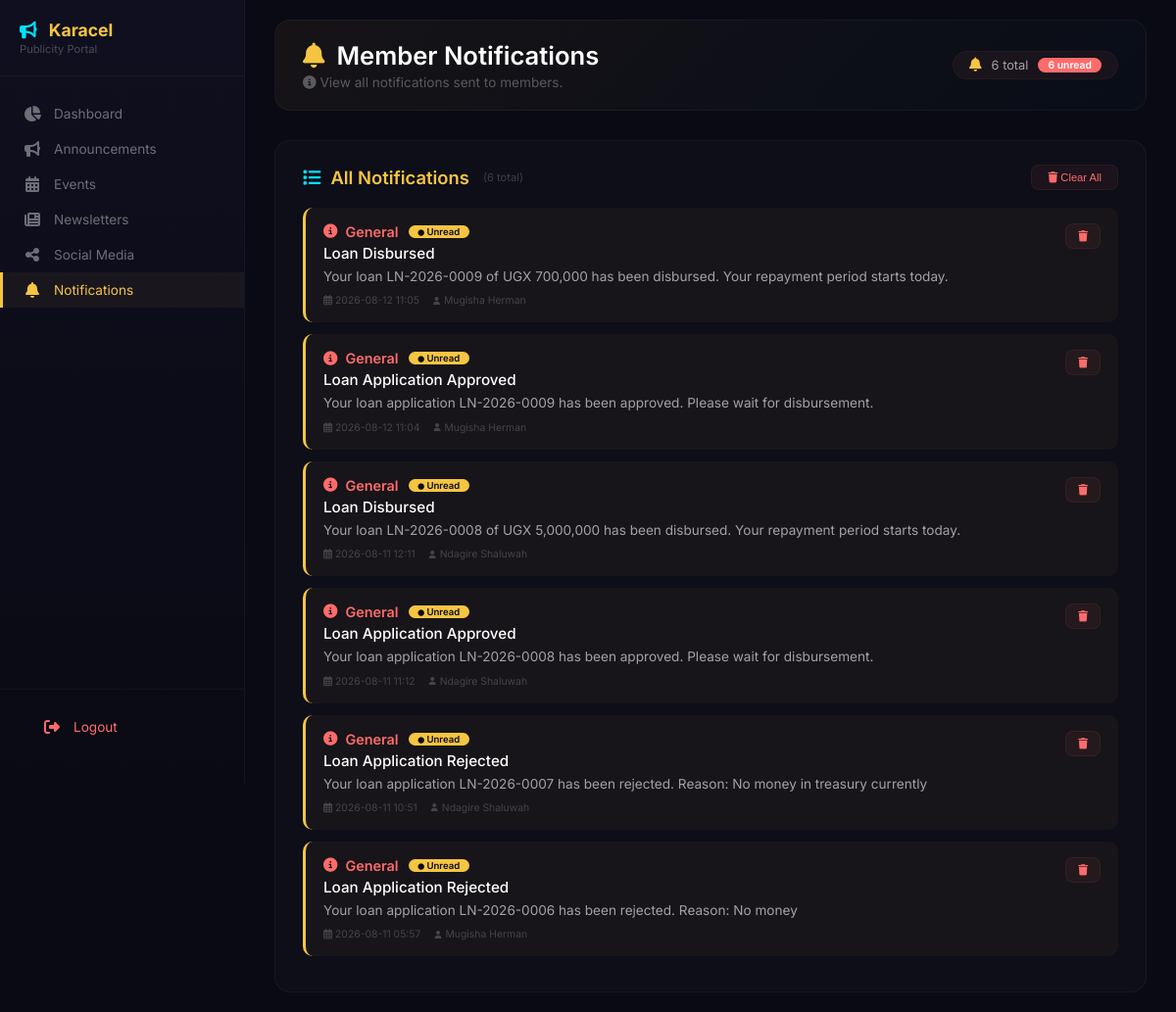
The app's page /publicity/notifications (signed in), older data.
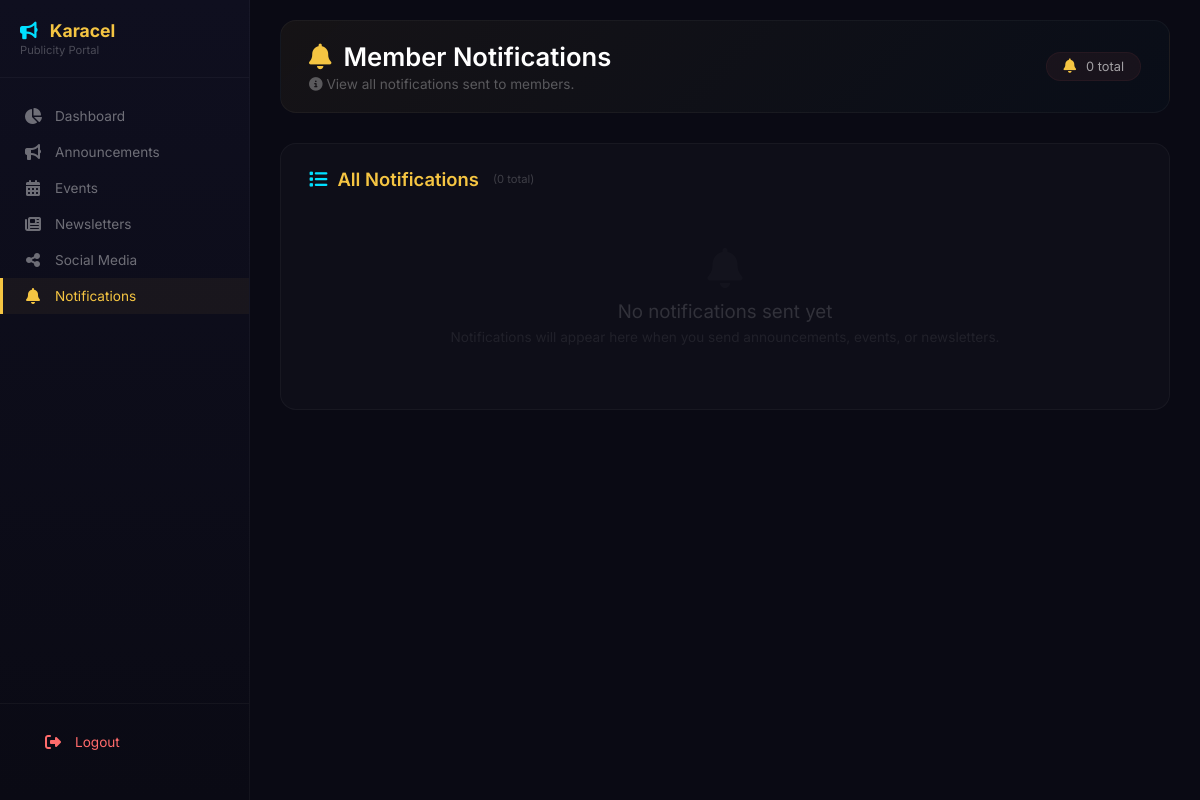
The same page, newer data.
### tables this page shows
CREATE TABLE notifications (
        id INTEGER PRIMARY KEY AUTOINCREMENT,
        user_id INTEGER NOT NULL,
        title TEXT NOT NULL,
        message TEXT NOT NULL,
        notification_type TEXT DEFAULT 'general',
        is_read INTEGER DEFAULT 0,
        created_at TIMESTAMP DEFAULT CURRENT_TIMESTAMP, type TEXT DEFAULT 'general', link TEXT,
        FOREIGN KEY (user_id) REFERENCES users(id)
    );

CREATE TABLE users (
        id INTEGER PRIMARY KEY AUTOINCREMENT,
        full_name TEXT NOT NULL,
        gender TEXT,
        dob TEXT,
        sacco_number TEXT UNIQUE NOT NULL,
        email TEXT,
        phone TEXT,
        address TEXT,
        password TEXT NOT NULL,
        role TEXT DEFAULT 'member',
        status TEXT DEFAULT 'active',
        savings_balance REAL DEFAULT 0,
        next_of_kin_name TEXT,
        relationship TEXT,
        next_of_kin_phone TEXT,
        registration_date TIMESTAMP DEFAULT CURRENT_TIMESTAMP
    , kai_shares INTEGER DEFAULT 0, ks_shares INTEGER DEFAULT 0, kac_paid INTEGER DEFAULT 0, kac_paid_date TEXT, registration_fee_paid INTEGER DEFAULT 0, registration_fee_paid_date TEXT);

### app.py (the view)
@app.route("/publicity/notifications")
def publicity_notifications():
    if session.get("role") not in ["publicity", "secretary", "treasurer", "admin"]:
        flash('Access denied', 'danger')
        return redirect("/login")
    conn = get_db()
    conn.row_factory = sqlite3.Row
    try:
        notifications = conn.execute("""
            SELECT n.*, u.full_name as member_name
            FROM notifications n
            JOIN users u ON n.user_id = u.id
            ORDER BY n.created_at DESC
            LIMIT 100
        """).fetchall()
    except sqlite3.Error as e:
        flash(f'Database error: {str(e)}', 'danger')
        return redirect("/publicity/dashboard")
    finally:
        conn.close()
    return render_template("publicity/publicity-notifications.html", notifications=notifications)

### app.py (called while the page is built)
def get_db():
    conn = sqlite3.connect("sacco.db")
    conn.row_factory = sqlite3.Row
    return conn

@app.context_processor
def inject_globals():
    from datetime import datetime
    completed_loans = 0
    try:
        if 'user_id' in session:
            role = session.get('role', '')
            if role in ['treasurer', 'admin', 'chairperson']:
                db = get_db()
                completed_loans = db.execute("SELECT COUNT(*) FROM loans WHERE status = 'completed'").fetchone()[0]
                db.close()
    except Exception as e:
        print(f"Error getting completed_loans: {e}")
    return {
        'now': datetime.now(),
        'completed_loans': completed_loans
    }

### templates/publicity/publicity-notifications.html (shortened to what this page needs)
{% extends "publicity/publicity-base.html" %}
{% block content %}
<div class="publicity-notifications">
    <div style="display:flex; justify-content:space-between; align-items:center; flex-wrap:wrap; margin-bottom:30px; background:linear-gradient(135deg, rgba(245,197,66,0.05), rgba(0,224,255,0.02)); border-radius:16px; padding:20px 28px; border:1px solid rgba(255,255,255,0.04);">
        <div>
            <h1 style="font-size:1.6rem; font-weight:600; margin:0; display:flex; align-items:center; gap:12px;">
                <i class="fas fa-bell" style="color:#f5c542;"></i>
                Member Notifications
            </h1>
            <p style="color:rgba(255,255,255,0.3); margin:4px 0 0; font-size:0.85rem;">
                <i class="fas fa-info-circle"></i> View all notifications sent to members.
            </p>
        </div>
        <div style="display:flex; align-items:center; gap:10px; background:rgba(255,107,107,0.06); padding:6px 16px; border-radius:30px; border:1px solid rgba(255,107,107,0.06);">
            <i class="fas fa-bell" style="color:#f5c542; font-size:0.9rem;"></i>
            <span style="color:rgba(255,255,255,0.6); font-size:0.8rem;">{{ notifications|length }} total</span>
            {% set unread_count = notifications|selectattr('is_read', 'equalto', 0)|list|length %}
            {% if unread_count > 0 %}
                <span style="background:#ff6b6b; color:#fff; padding:1px 10px; border-radius:20px; font-size:0.65rem; font-weight:600;">{{ unread_count }} unread</span>
            {% endif %}
        </div>
    </div>
    <div style="background:rgba(255,255,255,0.02); border:1px solid rgba(255,255,255,0.04); border-radius:16px; padding:24px 28px;">
        <div style="display:flex; justify-content:space-between; align-items:center; margin-bottom:18px;">
            <h3 style="color:#f5c542; font-size:1.15rem; font-weight:600; margin:0; display:flex; align-items:center; gap:10px;">
                <i class="fas fa-list" style="color:#00e0ff;"></i>
                All Notifications
                <span style="font-size:0.7rem; color:rgba(255,255,255,0.2); font-weight:400; margin-left:4px;">
                    ({{ notifications|length }} total)
                </span>
            </h3>
            {% if notifications %}
                <form method="POST" action="/publicity/notifications/clear">
                    <button type="submit" onclick="return confirm('Clear all notifications? This cannot be undone.')" style="background:rgba(255,107,107,0.06); border:1px solid rgba(255,107,107,0.08); color:#ff6b6b; padding:6px 16px; border-radius:8px; cursor:pointer; font-size:0.7rem; transition:all 0.3s;" onmouseover="this.style.background='rgba(255,107,107,0.12)'" onmouseout="this.style.background='rgba(255,107,107,0.06)'">
                        <i class="fas fa-trash"></i> Clear All
                    </button>
                </form>
            {% endif %}
        </div>
        {% if notifications %}
            {% for notification in notifications %}
            <div style="background:rgba(255,255,255,0.02); border-radius:10px; padding:16px 18px; margin-bottom:12px; border-left:3px solid {% if notification.type == 'announcement' %}#f5c542{% elif notification.type == 'event' %}#00e0ff{% elif notification.type == 'newsletter' %}#4ade80{% else %}#ff6b6b{% endif %}; {% if not notification.is_read %}background:rgba(245,197,66,0.04); border-left-color:#f5c542;{% endif %} transition:all 0.2s;" onmouseover="this.style.background='rgba(255,255,255,0.04)'" onmouseout="this.style.background='rgba(255,255,255,0.02){% if not notification.is_read %};background:rgba(245,197,66,0.04){% endif %}'">
                    <div style="display:flex; justify-content:space-between; align-items:flex-start; flex-wrap:wrap; gap:10px;">
                        <div style="flex:1; min-width:150px;">
                            <div style="display:flex; align-items:center; gap:10px; flex-wrap:wrap; margin-bottom:4px;">
                                <div style="display:flex; align-items:center; gap:8px;">
                                    {% if notification.type == 'announcement' %}
                                        <i class="fas fa-bullhorn" style="color:#f5c542; font-size:0.9rem;"></i>
                                        <span style="color:#f5c542; font-weight:600; font-size:0.9rem;">Announcement</span>
                                    {% elif notification.type == 'event' %}
                                        <i class="fas fa-calendar-alt" style="color:#00e0ff; font-size:0.9rem;"></i>
                                        <span style="color:#00e0ff; font-weight:600; font-size:0.9rem;">Event</span>
                                    {% elif notification.type == 'newsletter' %}
                                        <i class="fas fa-newspaper" style="color:#4ade80; font-size:0.9rem;"></i>
                                        <span style="color:#4ade80; font-weight:600; font-size:0.9rem;">Newsletter</span>
                                    {% else %}
                                        <i class="fas fa-info-circle" style="color:#ff6b6b; font-size:0.9rem;"></i>
                                        <span style="color:#ff6b6b; font-weight:600; font-size:0.9rem;">General</span>
                                    {% endif %}
                                </div>
                                {% if not notification.is_read %}
                                    <span style="background:#f5c542; color:#0a0a14; padding:1px 10px; border-radius:12px; font-size:0.6rem; font-weight:600;">
                                        <i class="fas fa-circle" style="font-size:0.4rem;"></i> Unread
                                    </span>
                                {% else %}
                                    <span style="color:rgba(255,255,255,0.15); font-size:0.6rem;">
                                        <i class="fas fa-check-circle" style="color:#4ade80;"></i> Read
                                    </span>
                                {% endif %}
                            </div>
                            <div style="color:#fff; font-size:0.95rem; font-weight:500; margin-top:4px;">{{ notification.title }}</div>
                            <div style="color:rgba(255,255,255,0.6); font-size:0.85rem; margin-top:4px; line-height:1.5;">{{ notification.message }}</div>
                            <div style="font-size:0.65rem; color:rgba(255,255,255,0.2); margin-top:8px; display:flex; align-items:center; gap:14px; flex-wrap:wrap;">
                                <span><i class="far fa-calendar-alt"></i> {{ notification.created_at[:16] }}</span>
                                <span style="display:flex; align-items:center; gap:4px;">
                                    <i class="fas fa-user" style="font-size:0.5rem;"></i>
                                    <span>{{ notification.member_name|default('Member') }}</span>
                                </span>
                            </div>
                        </div>
                        <form method="POST" action="/publicity/notification/delete/{{ notification.id }}" style="margin-left:10px;">
                            <button type="submit" onclick="return confirm('Delete this notification?')" style="background:rgba(255,107,107,0.06); border:1px solid rgba(255,107,107,0.08); color:#ff6b6b; padding:6px 12px; border-radius:8px; cursor:pointer; font-size:0.7rem; transition:all 0.3s;" onmouseover="this.style.background='rgba(255,107,107,0.12)'" onmouseout="this.style.background='rgba(255,107,107,0.06)'">
                                <i class="fas fa-trash"></i>
                            </button>
                        </form>
                    </div>
                </div>
            {% endfor %}
        {% else %}
            <div style="text-align:center; padding:40px 20px; color:rgba(255,255,255,0.08);">
                <i class="fas fa-bell" style="font-size:2.5rem; display:block; margin-bottom:12px; opacity:0.3;"></i>
                <h3 style="color:rgba(255,255,255,0.15); margin:0 0 6px 0; font-weight:400;">No notifications sent yet</h3>
                <p style="margin:0; font-size:0.85rem;">Notifications will appear here when you send announcements, events, or newsletters.</p>
            </div>
        {% endif %}
    </div>
</div>
{% endblock %}

### templates/publicity/publicity-base.html (shortened to what this page needs)
<!DOCTYPE html>
<html lang="en">
<head>
    <link rel="stylesheet" href="https://cdnjs.cloudflare.com/ajax/libs/font-awesome/6.4.0/css/all.min.css">
</head>
<body>
    <nav class="publicity-sidebar">
        <div class="sidebar-brand">
            <h2><i class="fas fa-bullhorn"></i> Karacel</h2>
            <span>Publicity Portal</span>
        </div>
        <a class="publicity-nav-item {% if request.path == '/publicity/dashboard' %}active{% endif %}" href="/publicity/dashboard">
            <i class="fas fa-chart-pie"></i> Dashboard
        </a>
        <a class="publicity-nav-item {% if request.path == '/publicity/announcements' %}active{% endif %}" href="/publicity/announcements">
            <i class="fas fa-bullhorn"></i> Announcements
        </a>
        <a class="publicity-nav-item {% if request.path == '/publicity/events' %}active{% endif %}" href="/publicity/events">
            <i class="fas fa-calendar-alt"></i> Events
        </a>
        <a class="publicity-nav-item {% if request.path == '/publicity/newsletters' %}active{% endif %}" href="/publicity/newsletters">
            <i class="fas fa-newspaper"></i> Newsletters
        </a>
        <a class="publicity-nav-item {% if request.path == '/publicity/social' %}active{% endif %}" href="/publicity/social">
            <i class="fas fa-share-alt"></i> Social Media
        </a>
        <a class="publicity-nav-item {% if request.path == '/publicity/notifications' %}active{% endif %}" href="/publicity/notifications">
            <i class="fas fa-bell"></i> Notifications
        </a>
        <div class="sidebar-footer">
            <a href="/logout" class="publicity-nav-item" style="color: #ff6b6b;">
                <i class="fas fa-sign-out-alt"></i> Logout
            </a>
        </div>
    </nav>
    <div class="publicity-main-content">
        {% block content %}{% endblock %}
    </div>
</body>
</html>

### templates/publicity/publicity-base.html (style rules this page uses)
* { margin: 0; padding: 0; box-sizing: border-box; }
body { font-family: 'Inter', sans-serif; background: #0a0a14; color: #fff; min-height: 100vh; display: flex; }
.publicity-sidebar { width: 250px; min-height: 100vh; background: linear-gradient(180deg, #0f0f1f, #0a0a14); border-right: 1px solid rgba(255,255,255,0.04); padding: 20px 0; position: sticky; top: 0; height: 100vh; overflow-y: auto; flex-shrink: 0; display: flex; flex-direction: column; }
.sidebar-brand { padding: 0 20px 20px; border-bottom: 1px solid rgba(255,255,255,0.04); margin-bottom: 20px; }
.sidebar-brand h2 { font-size: 1.1rem; font-weight: 700; color: #f5c542; }
.sidebar-brand h2 i { color: #00e0ff; margin-right: 8px; }
.sidebar-brand span { display: block; font-size: 0.7rem; color: rgba(255,255,255,0.25); margin-top: 2px; }
.publicity-nav-item { display: flex; align-items: center; gap: 12px; padding: 10px 20px; color: rgba(255,255,255,0.4); text-decoration: none; transition: all 0.3s ease; cursor: pointer; border-left: 3px solid transparent; font-size: 0.85rem; }
.publicity-nav-item.active { color: #f5c542; background: rgba(245,197,66,0.05); border-left-color: #f5c542; }
.publicity-nav-item i { width: 20px; text-align: center; font-size: 1rem; }
.sidebar-footer { margin-top: auto; padding: 20px; border-top: 1px solid rgba(255,255,255,0.04); }
.sidebar-footer .publicity-nav-item { color: #ff6b6b; }
.publicity-main-content { flex: 1; padding: 20px 30px; max-width: 1400px; margin: 0 auto; width: 100%; }

Row changes from the older to the newer data that the page shows:
removed notifications: type "general" (drawn), is_read 0 (drawn), title "Loan Disbursed", message "Your loan LN-2026-0009 of UGX 700,000 has been disbursed. Your repayment period starts today.", created_at "2026-08-12 11:05", member_name "Mugisha Herman"
removed notifications: type "general" (drawn), is_read 0 (drawn), title "Loan Application Approved", message "Your loan application LN-2026-0009 has been approved. Please wait for disbursement.", created_at "2026-08-12 11:04", member_name "Mugisha Herman"
removed notifications: type "general" (drawn), is_read 0 (drawn), title "Loan Disbursed", message "Your loan LN-2026-0008 of UGX 5,000,000 has been disbursed. Your repayment period starts today.", created_at "2026-08-11 12:11", member_name "Ndagire Shaluwah"
removed notifications: type "general" (drawn), is_read 0 (drawn), title "Loan Application Approved", message "Your loan application LN-2026-0008 has been approved. Please wait for disbursement.", created_at "2026-08-11 11:12", member_name "Ndagire Shaluwah"
removed notifications: type "general" (drawn), is_read 0 (drawn), title "Loan Application Rejected", message "Your loan application LN-2026-0007 has been rejected. Reason: No money in treasury currently", created_at "2026-08-11 10:51", member_name "Ndagire Shaluwah"
removed notifications: type "general" (drawn), is_read 0 (drawn), title "Loan Application Rejected", message "Your loan application LN-2026-0006 has been rejected. Reason: No money", created_at "2026-08-11 05:57", member_name "Mugisha Herman"
Text that changed along with them:
{{ notifications|length }}: "6" → "0"
{{ unread_count }}: "6" → (not shown)
text no longer shown: "unread Clear All"
text now shown: "No notifications sent yet"
